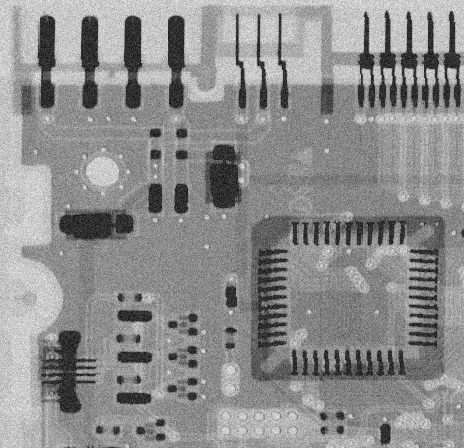
#> input picture Computer-Vision/Image-Processing/ImageProcessing-main/Chapter3_Part2-Khoi-phuc-anh-Loai-bo-nhieu/Anh_nhieu_de_loc_Trung_binh.tif, 464 x 448 px
$ python Khoi_phuc_Loc_trung_binh_Harmonic.py
#> lines starting #> are read from the running program, lines starting #| are printed output that depends on the picture
#> further down, img_nhieu is the input picture: shape (448, 464); min 0, max 255, mean 141.7
import numpy as np
import cv2
import matplotlib.pyplot as plt

def Loc_Trung_binh_Harmonic(img, ksize):
#> called with ksize = 5
    m, n = img.shape
#> m = 448; n = 464
    img_ket_qua_anh_loc = np.zeros([m, n])
    h=(ksize -1) // 2
    padded_img = np.pad(img, (h, h), mode='reflect')
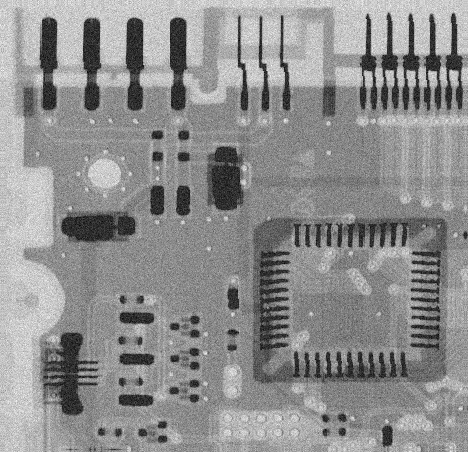
#> padded_img: shape (452, 468); min 0, max 255, mean 142.3
    for i in range(m):
        for j in range(n):
            vung_anh_kich_thuoc_k = padded_img[i:i+ksize,j:j+ksize]
            gia_tri_TB_cuc_bo = np.mean(vung_anh_kich_thuoc_k)
            gia_tri_loc = np.sum(m*n/1/vung_anh_kich_thuoc_k)
            if gia_tri_loc > gia_tri_TB_cuc_bo:
                img_ket_qua_anh_loc[i, j] = gia_tri_TB_cuc_bo
            else:
                img_ket_qua_anh_loc[i, j] = gia_tri_loc
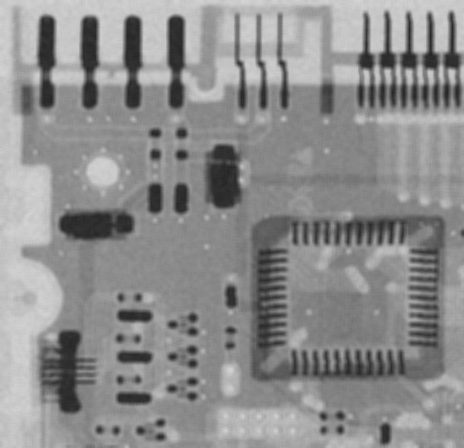
#> img_ket_qua_anh_loc: shape (448, 464) float64; min 38, max 213.9, mean 141.7
    return img_ket_qua_anh_loc

if __name__ == "__main__":
    img_nhieu = cv2.imread('Anh_nhieu_de_loc_Trung_binh.tif', 0)
    ksize =5
    img_ket_qua_TBHarmonic = Loc_Trung_binh_Harmonic(img_nhieu, ksize)

    fig = plt.figure(figsize=(16, 9))     # Thiết lập vùng (cửa sổ) vẽ
    (ax1, ax2) = fig.subplots(1, 2)        # Thiết lập 2 vùng con ax1, ax2
    ax1.imshow(img_nhieu, cmap='gray')      # Hiển thị ảnh gốc vùng ax1
    ax1.set_title("ảnh gốc bị nhiễu Gaussian")  # Thiết lập tiêu đề vùng ax1
    ax1.axis("off")

    ax2.imshow(img_ket_qua_TBHarmonic, cmap='gray')  # Hiển thị ảnh sau khi lọc
    ax2.set_title("ảnh sau khi lọc Trung bình Harmonic") # Thiết lập tiêu đề vùng ax2
    ax2.axis("off")

    plt.show()
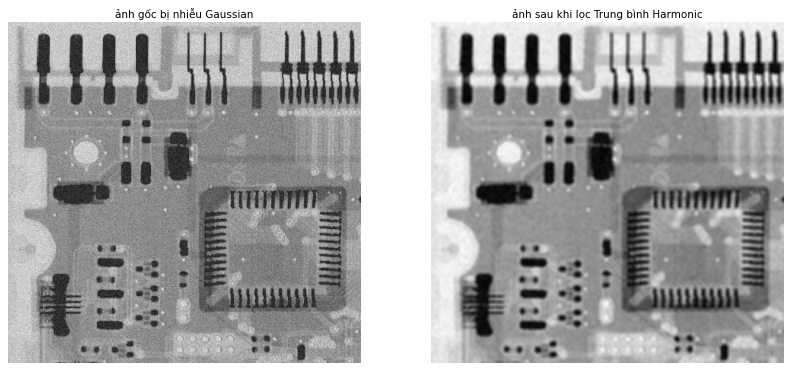
#> figure drawn by matplotlib, 2 panels
